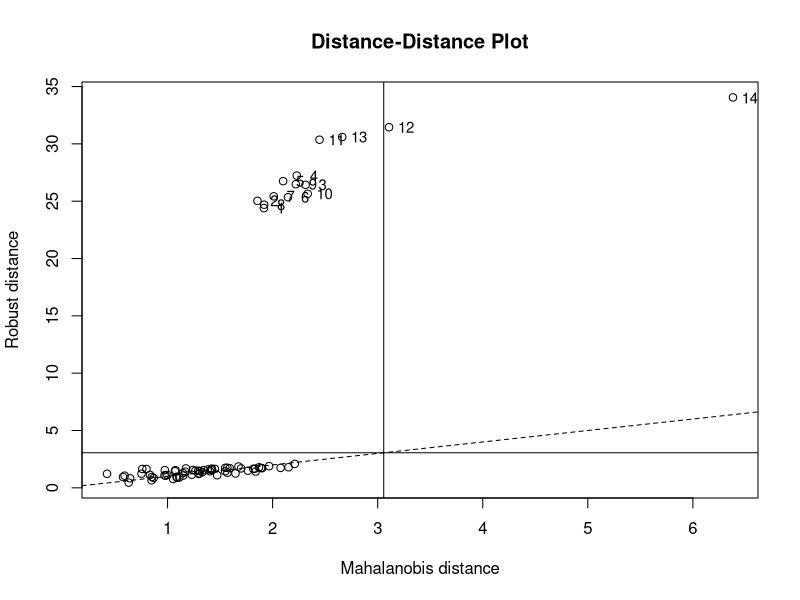

Source code (R):
library(rrcov)


### Name: CovMest
### Title: Constrained M-Estimates of Location and Scatter
### Aliases: CovMest
### Keywords: robust multivariate

### ** Examples


library(rrcov)
data(hbk)
hbk.x <- data.matrix(hbk[, 1:3])
CovMest(hbk.x)

## the following four statements are equivalent
c0 <- CovMest(hbk.x)
c1 <- CovMest(hbk.x, r = 0.45)
c2 <- CovMest(hbk.x, control = CovControlMest(r = 0.45))
c3 <- CovMest(hbk.x, control = new("CovControlMest", r = 0.45))

## direct specification overrides control one:
c4 <- CovMest(hbk.x, r = 0.40,
             control = CovControlMest(r = 0.25))
c1
summary(c1)
plot(c1)
